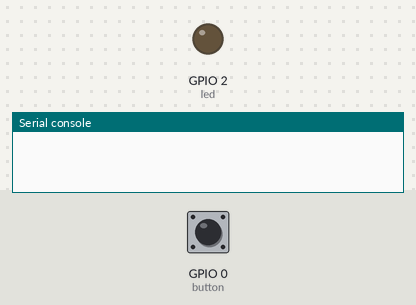
A program run on a simulated ESP32 board running MicroPython. On the bench: output pins drawn as LEDs (lit = HIGH), the last lines printed to the serial console. Inputs (shaded band) come from the test bench; at power-on: GPIO 0 (button) HIGH.

Above: at 1.2 s.
1.3 s: GPIO 0 (button) pulled LOW for 0.15 s
At 1.6 s:
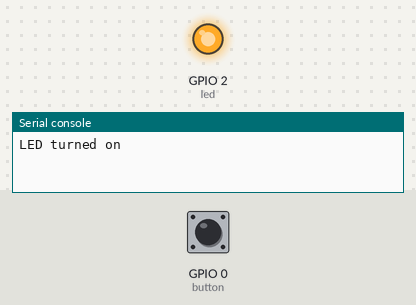
2.9 s: GPIO 0 (button) pulled LOW for 1 s
At 4.0 s:
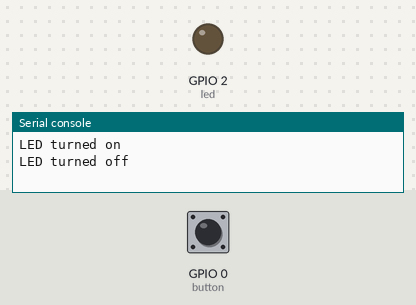
5.4 s: GPIO 0 (button) pulled LOW for 3.2 s
At 5.9 s:
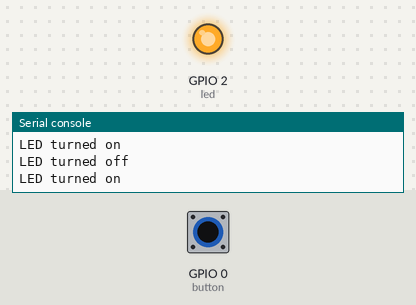
Timing chart, 0 to 8.4 s (numbered marks = the images above; inputs shaded):
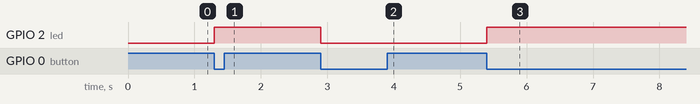

The program:

led_toggles_button.py
```python
from machine import Pin

led = Pin(2, Pin.OUT)

button = Pin(0,Pin.IN)

while True:
    if not button.value():
        led.value(not led.value())
        print("LED turned on " if led.value() else "LED turned off")

        while not button.value():
            pass
```

Measured:
- after the input at 1.3 s, GPIO 2 (led): LOW → HIGH at once
- after the input at 2.9 s, GPIO 2 (led): HIGH → LOW at once
- after the input at 5.4 s, GPIO 2 (led): LOW → HIGH at once
